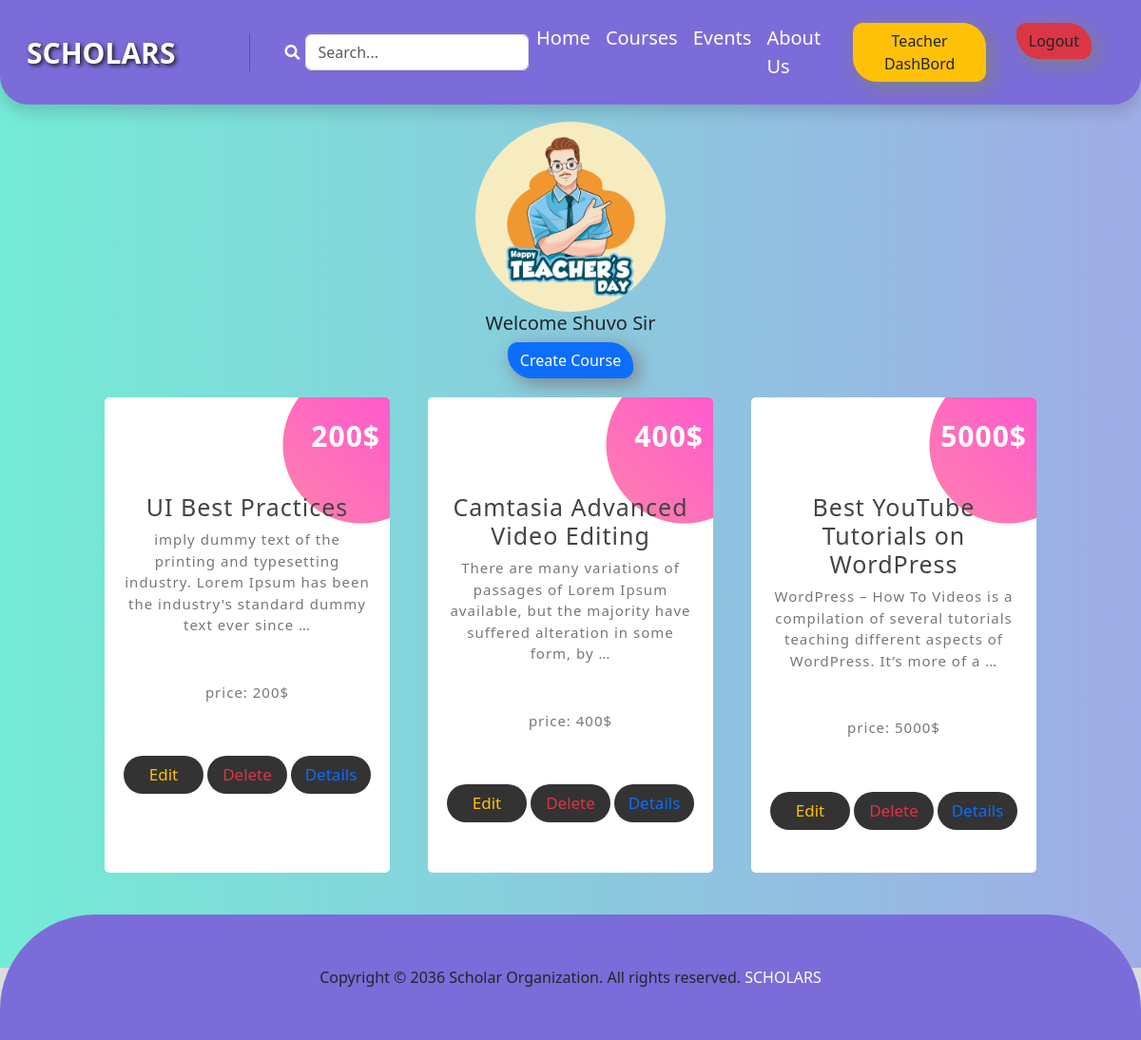
The page /course/teacher/ (signed in) on the database as committed earlier.
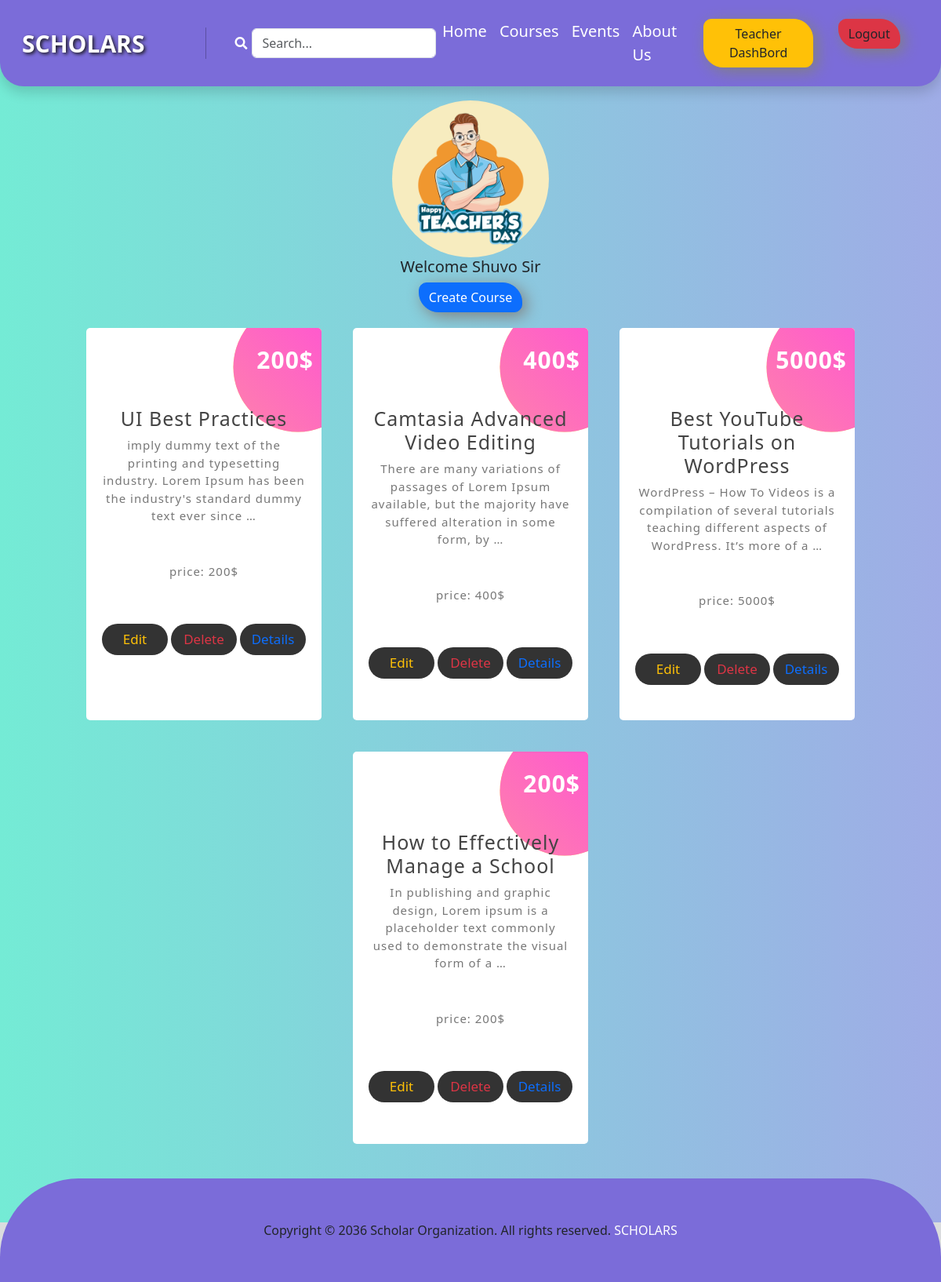
The same page on the database as committed later.
### Course/models.py (models this page shows, shortened)
class AddCourse(models.Model):
    teacher = models.ForeignKey(User, on_delete=models.CASCADE,related_name='teacher' )
    Course_Title  = models.CharField(max_length=100)
    price = models.DecimalField(max_digits=10, decimal_places=0 , null=True)
    Content = models.TextField()
    Type = models.ForeignKey(Type,on_delete=models.CASCADE)
    image = models.ImageField(upload_to='Course/media/uploads/', blank = True, null = True)

### Course/views.py (the view)
# urls.py: path('teacher/',views.TeacherDashBoardView.as_view(),name='teacher'),
class TeacherDashBoardView(View):
    template_name = 'TeacherDashboard.html'
    def get(self, request, category_slug=None):
        data = models.AddCourse.objects.filter(teacher=request.user)
        categories = models.Type.objects.all()
        if category_slug is not None:
            category = models.Type.objects.get(slug=category_slug)
            data = data.filter(Type=category)
        return render(request, self.template_name, {"data": data, "categories": categories})

### Course/templates/TeacherDashboard.html
{% extends "base.html" %}
{% load static %}
{% block content %}
<section class='teacher_container hightContainer'>
<div class='pt-5'>
    <div class='d-flex justify-content-center'>
        <img class='teacher-logo' src="{% static "img/teacher.jpg" %}" alt="">
    </div>
    <h5 class='text-center'>Welcome {{user.first_name}} Sir</h5>
    <div  class='d-flex justify-content-center'>
        <button class='btn-style btn btn-primary'><a class='text-decoration-none text-white' href="{% url "addCourse" %}">Create Course</a></button>
    </div>
    <div class="Card_container">
        {% for i in data %}
        <div class="box">
            <h3>{{i.Course_Title}}</h3>
            <p class="">{{i.Content|truncatewords:20}}</p>
            <p class=" mt-5">price: {{i.price}}$</p>
            <div class='d-flex justify-content-center  gap-1'>
                <button><a class='text-decoration-none text-warning' href="{% url "edit" i.id%}">Edit</a></button>
                <button ><a  class='text-decoration-none text-danger' href="{% url "delete" i.id%}">Delete</a></button>
                <button><a class='text-decoration-none' href="{% url "details_view" i.id%}">Details</a></button>
            </div>
            <span class='count'>{{i.price}}$</span>
          </div>
        {% endfor %}
      </div>
</div>
</section>
{% endblock content %}

Rows that differ between the two databases and show on the page:
added AddCourse: Course_Title "How to Effectively Manage a School", Content "In publishing and graphic design, Lorem ipsum is a placeholder text commonly used to demonstrate the visual form of a …", price "200"
